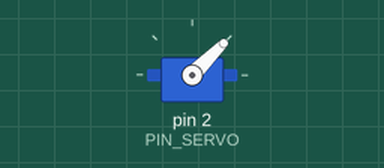
This sketch was run on a simulated Arduino Uno, built with avr-gcc and run on an emulated ATmega328P. Shown: servo.

Above: at 0.05 s.
At 3.0 s:
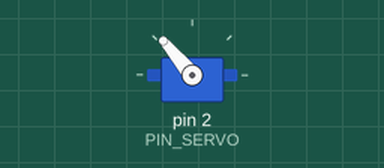
Timing chart, 0 to 5.2 s (numbered marks = the images above):
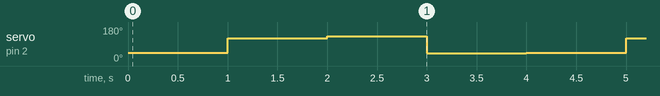

The sketch:

servo.ino
```cpp
#include "Servo.h"      //servo library

#define PIN_SERVO  2    // servo pin

Servo servo;            //servo object to control a servo
byte servoOffset = 0;
void setup() {
  servo.attach(PIN_SERVO);        //initialize servo
  servo.write(90 + servoOffset);  //Calibrate servo
}

void loop() {
  servo.write(45);      //servo rotate 45°
  delay(1000);          //delay 1000ms

  servo.write(120);      //servo rotate 120°
  delay(1000);

  servo.write(130);    //servo rotate 130°
  delay(1000);

  servo.write(40);      //servo rotate 40°
  delay(1000);
}
```

Measured:
- by itself, servo on pin 2 (PIN_SERVO): repeats every 4.0 s: 130° 1.0 s, 40° 1.0 s, 45° 1.0 s, 120° 1.0 s
